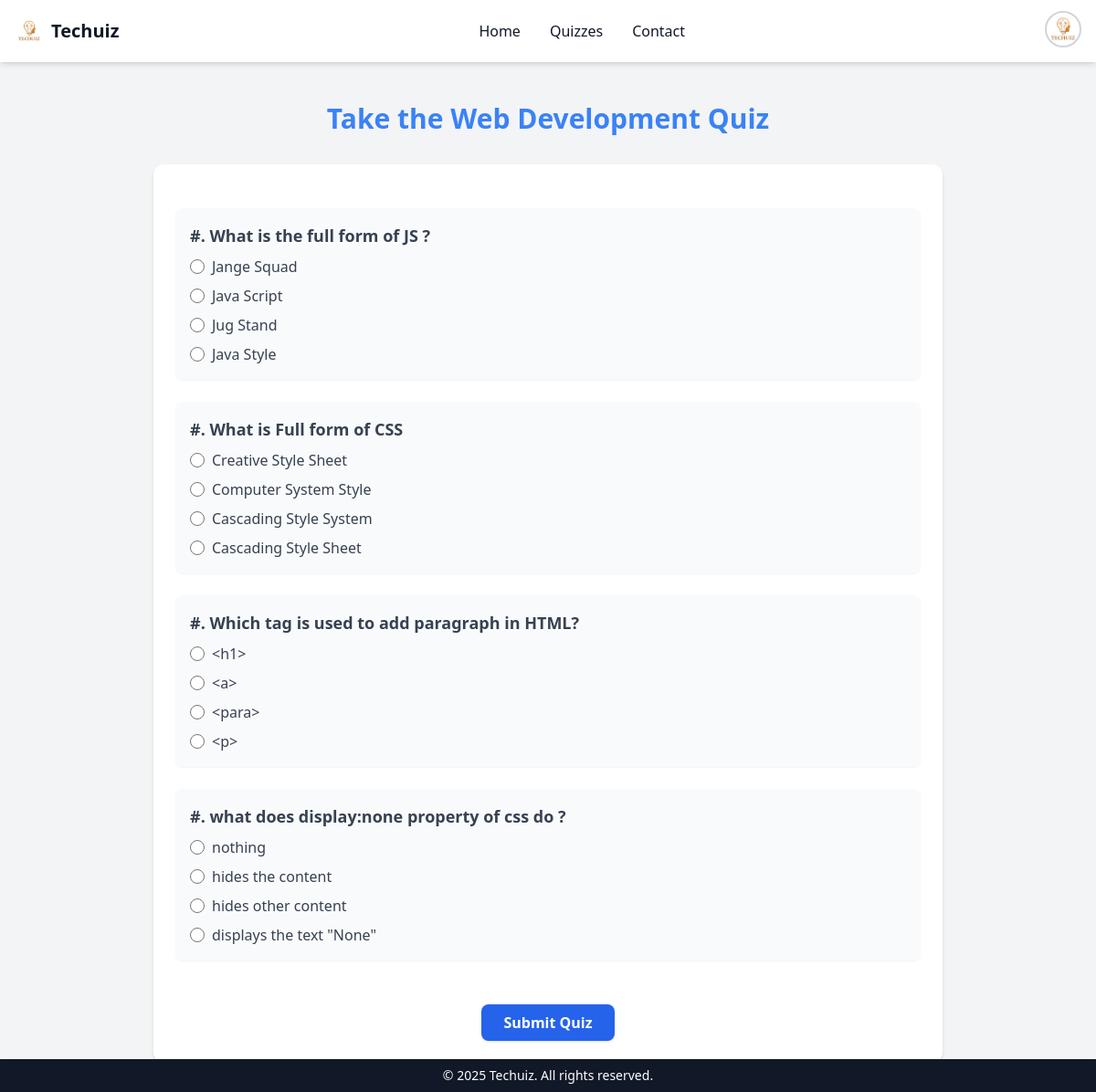
/quizzes/category/Web Development (signed in), run on the app's committed database.
### quiz/models.py (models this page shows, shortened)
class BaseModel(models.Model):
    uid = models.UUIDField(primary_key=True,default=uuid.uuid4)
    created_at = models.DateTimeField(auto_now_add=True)
    updated_at = models.DateTimeField(auto_now=True)
    class Meta:
        abstract = True

class Category(BaseModel):
    category_name = models.CharField(max_length=50)

class Question(BaseModel):
    category = models.ForeignKey(Category, related_name='category', on_delete=models.CASCADE)
    question = models.TextField()
    marks = models.IntegerField(default=1)

class Answer(BaseModel):
    question = models.ForeignKey(Question, related_name='question_answer', on_delete= models.CASCADE)
    answer = models.CharField()
    is_correct = models.BooleanField(default=False)

### quiz/views.py (the view, shortened to what this page needs)
# urls.py: path('quizzes/category/<str:name>', views.category_view, name='category'),
def category_view(request,name):
    answers = Answer.objects.all()
    questions = Question.objects.all()
    categories = Category.objects.all()
    context ={
        'name' : name ,
        'categories' : categories,
        'questions' : questions,
        'answers' : answers,
        }
    return render(request,'category.html',context)

### quiz/templates/category.html (shortened to what this page needs)
{% extends "base.html" %}
{% block content %}
  <div class="relative">
<div class="max-w-4xl mx-auto px-4 py-8 ">
  <h1 class="text-3xl font-bold text-center text-blue-500 mb-8">Take the {{ name }} Quiz</h1>
  <form action="" method="POST" class="space-y-6 bg-white shadow-md rounded-xl p-6">
    {% for question in questions %}
      {% if name == question.category.category_name %}
        <div class="bg-gray-50 p-4 rounded-lg shadow-sm">
          <label for="question-{{ question.uid }}" class="block text-lg font-semibold text-gray-700 mb-2">
            {{index}}#. {{ question.question }}
          </label>
          <div class="space-y-2">
            {% for answer in answers %}
              {% if answer.question.question == question.question %}
                <div class="flex items-center space-x-2">
                  <input
                    type="radio"
                    id="answer-{{ answer.uid }}"
                    name="{{ question.question }}"
                    value="{{ answer.answer }}"
                    class="h-4 w-4 text-blue-600 border-gray-300 rounded focus:ring-blue-500"
                    required
                  >
                  <label for="answer-{{ answer.uid }}" class="text-gray-700">{{ answer.answer }}</label>
                </div>
              {% endif %}
            {% endfor %}
          </div>
        </div>
      {% endif %}
    {% endfor %}
    <div class="text-center">
      <button type="submit"  id="submit" class="mt-6 px-6 py-2 bg-blue-600 hover:bg-blue-700 text-white font-semibold rounded-lg shadow">
        Submit Quiz
      </button>
    </div>
  </form>
</div>
</div>
{% endblock %}

### data on the page
Category: category_name "Web Development"
Question: question "What is the full form of JS ?"
Answer: answer "Jange Squad"
Answer: answer "Java Script"
Answer: answer "Jug Stand"
Answer: answer "Java Style"
Question: question "What is Full form of CSS"
Answer: answer "Creative Style Sheet"
Answer: answer "Computer System Style"
Answer: answer "Cascading Style System"
Answer: answer "Cascading Style Sheet"
Question: question "Which tag is used to add paragraph in HTML?"
Answer: answer "<h1>"
Answer: answer "<a>"
Answer: answer "<para>"
Answer: answer "<p>"
Question: question "what does display:none property of css do ?"
Answer: answer "nothing"
Answer: answer "hides the content"
Answer: answer "hides other content"
Answer: answer "displays the text \"None\""
